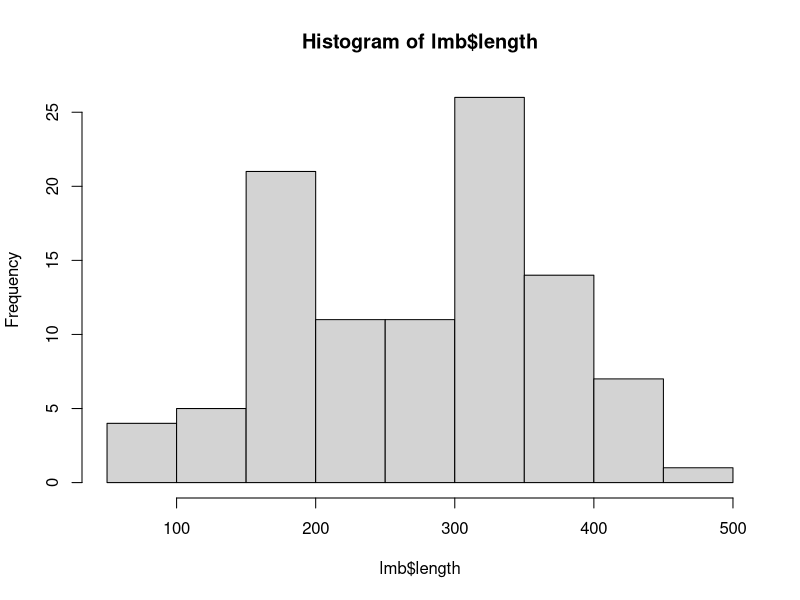
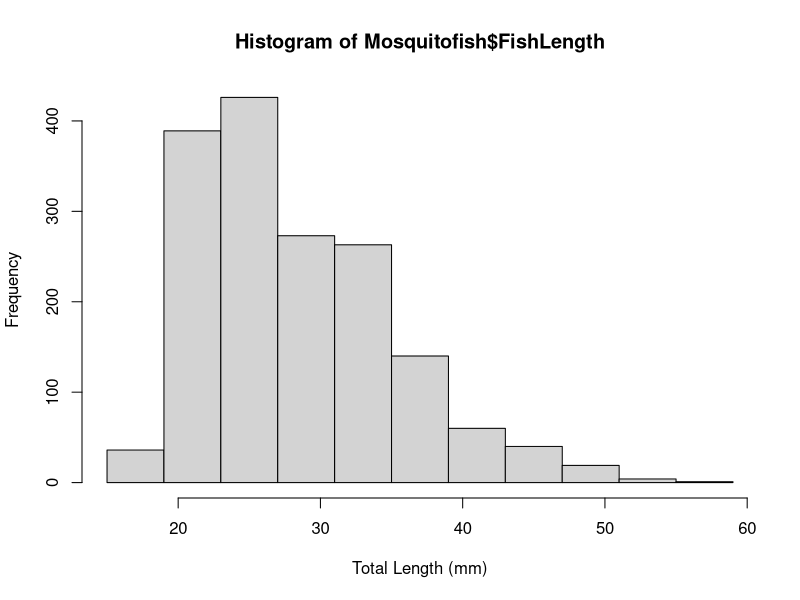
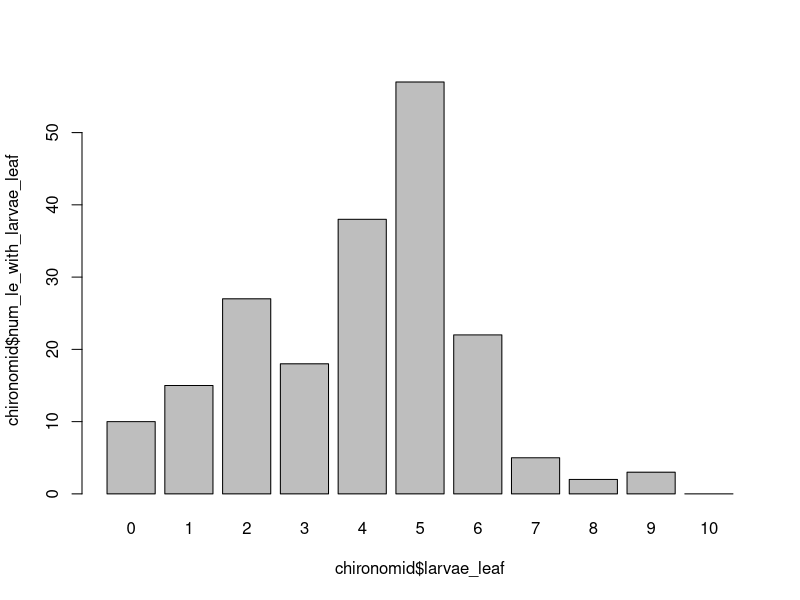

The R script that drew these images, in order:
#R script to help with chapter 3 homework problems.

#Function to create a frequency table
#Run lines 5-9 once
binFreqTable <- function(x, bins) {
  freq = hist(x, breaks=bins, include.lowest=TRUE, plot=FALSE)
  ranges = paste(head(freq$breaks,-1), freq$breaks[-1], sep=" - ")
  return(data.frame(range = ranges, frequency = freq$counts))
}

#3.6################
lmb = data.frame(length =c(210,325,285,402,350,240,409,330,295,325,
                           241,383,361,355,200,432,130,114,170,135,
                           371,307,207,175,177,261,166,376,216,152,
                           347,322,387,233,284,394,297,321,281,66,
                           90,115,250,201,175,320,370,312,370,320,
                           175,201,250,115,95,70,289,312,322,258,
                           188,192,350,200,199,180,190,180,200,200,
                           349,192,189,260,320,432,456,331,418,357,
                           304,316,336,368,415,370,336,315,305,420,
                           310,397,193,394,199,338,296,312,269,203))

#hist(dataset$variable)
hist(lmb$length)

#binFreqTable(dataset$variable,bins=N)
binFreqTable(lmb$length,bins=10)

#3.7###############
#Read data using code - or use RStudio "Import Dataset" button and 
#paste generated code in .R file
#The below code is used on my machine with the data file located in the
#working directory
Mosquitofish <- read.csv("Digital Appendix 2 Mosquitofish.csv")

#hist(dataset$variable,breaks=seq(minimum,maximum,interval))
hist(Mosquitofish$FishLength,xlab="Total Length (mm)",breaks=seq(15,60,4))

#3.8
chironomid = data.frame(larvae_leaf=c(0,1,2,3,4,5,6,7,8,9,10),
                        num_le_with_larvae_leaf=c(10,15,27,18,38,57,22,5,2,3,0))

#a) Bar graph
#barplot(dataset$variable_for_y~dataset$variable_for_x)
barplot(chironomid$num_le_with_larvae_leaf~chironomid$larvae_leaf)

#b) total number of chironomids
sum(chironomid$larvae_leaf * chironomid$num_le_with_larvae_leaf)

#c) Cumulative frequency Distribution
#cumsum(dataset$variable)

cumsum(chironomid$num_le_with_larvae_leaf) 

#3.9 Construct cumulative frequency distribution by hand following table 3.5 in book
